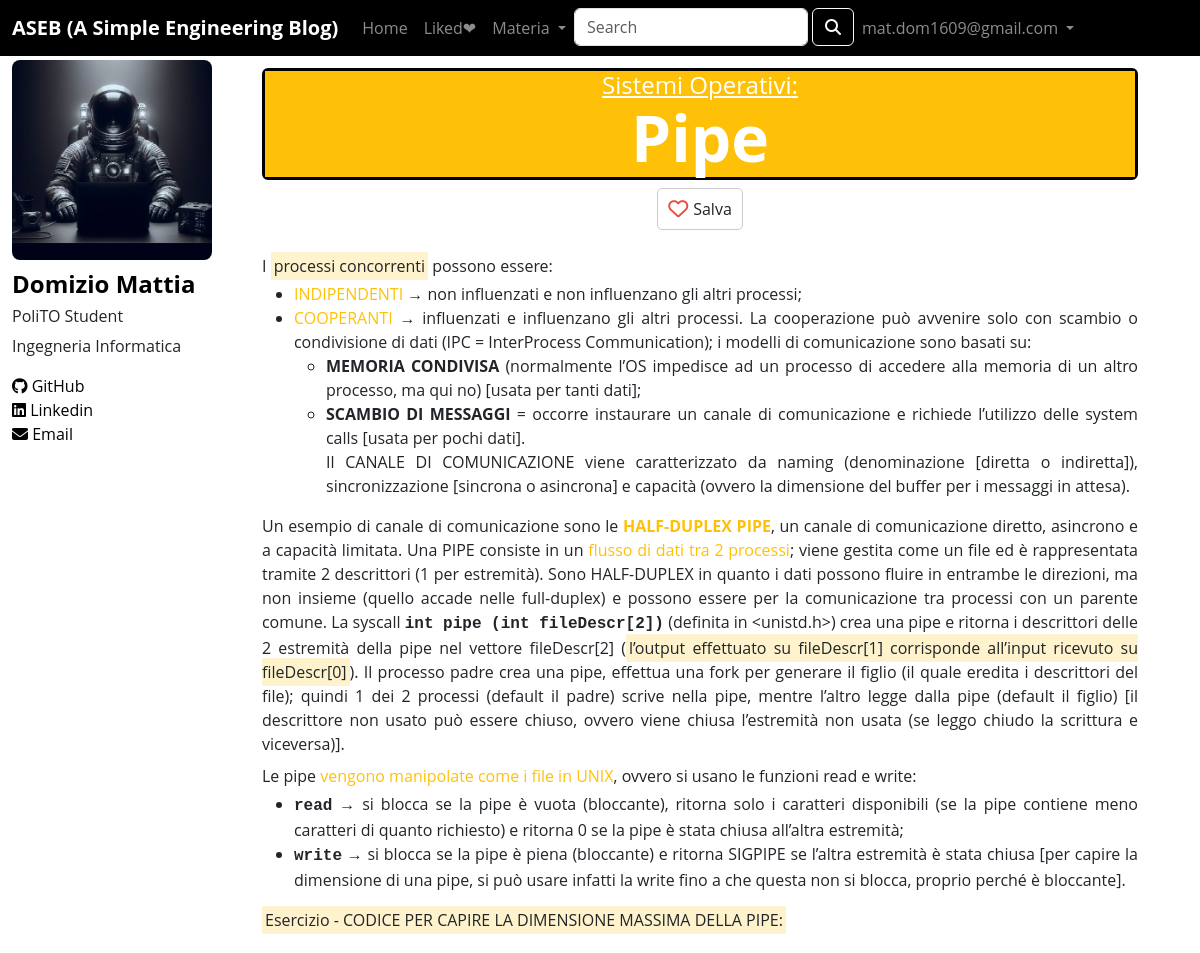
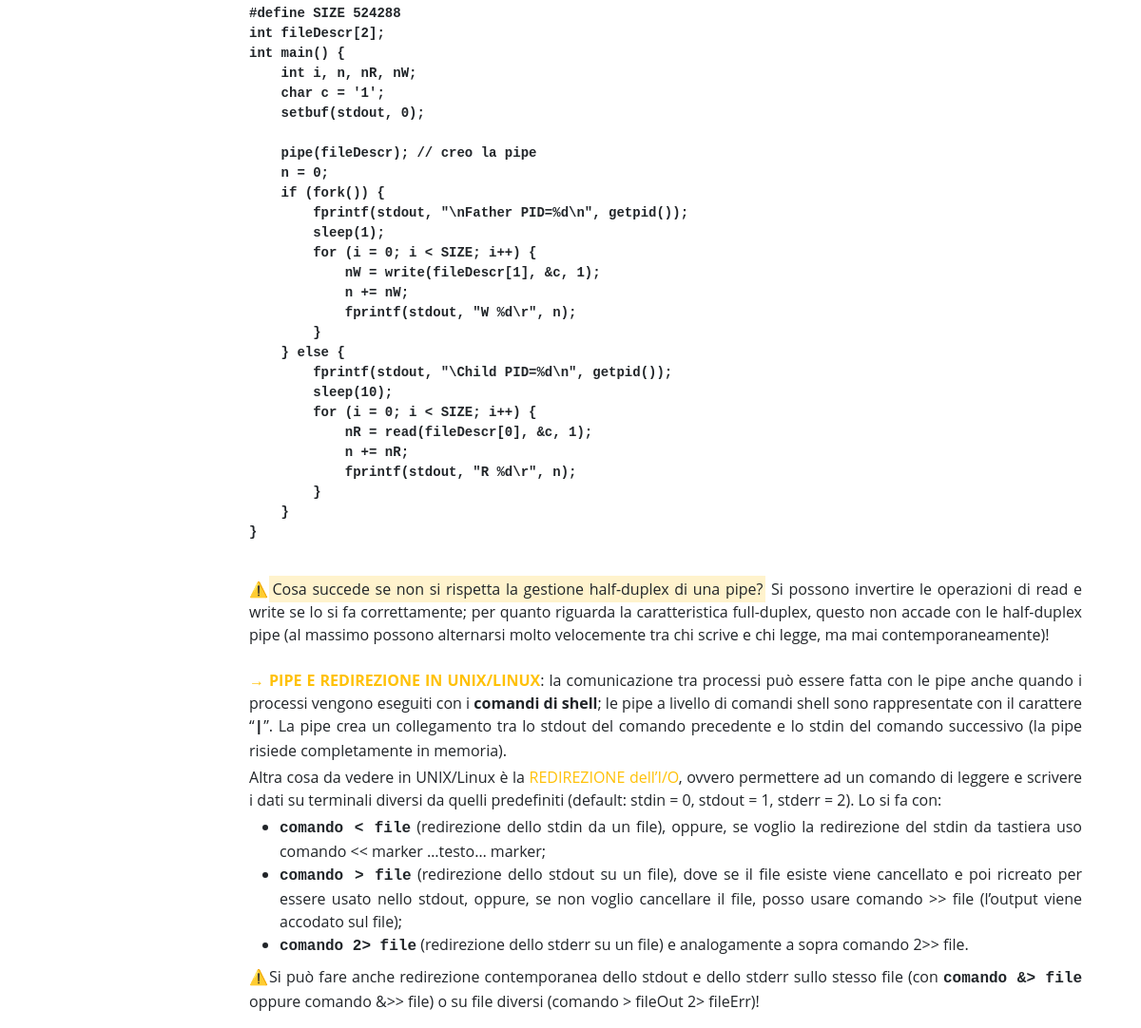
Screenshot of /posts/17 (signed in) with the database file from the repository (2 pictures, top to bottom).
### tables this page shows
CREATE TABLE "UTENTI" (
	"id"	INTEGER,
	"email"	TEXT NOT NULL,
	"password"	TEXT NOT NULL,
	PRIMARY KEY("id" AUTOINCREMENT),
	UNIQUE("email","password")
);

CREATE TABLE "POST" (
	"id"	INTEGER,
	"titolo"	TEXT NOT NULL,
	"materia"	TEXT NOT NULL,
	"like"	INTEGER,
	"html"	TEXT NOT NULL,
	PRIMARY KEY("id" AUTOINCREMENT)
);

### app.py (the view)
@app.route('/posts/<int:id>')
def post_html(id):
    post = dao.get_post(id)
    users_like = dao.get_users_likes(id)
    return render_template('articoli/' + post['html'], post=post, users=users_like)

### app.py (called while the page is built)
@login_manager.user_loader
def load_user(user_id):
    utente = dao.get_user_by_id(user_id)
    if utente is not None:
        user = User(id=utente['id'], email=utente['email'], password=utente['password'])
    else:
        user = None
    return user

### dao.py (called while the page is built)
def get_user_by_id(id):
    conn = sqlite3.connect(DATABASE_PATH)
    conn.row_factory = sqlite3.Row
    cursor = conn.cursor()
    sql = 'SELECT * FROM UTENTI WHERE id = ?'
    cursor.execute(sql, (id,))
    user = cursor.fetchone()
    cursor.close()
    conn.close()
    return user

def get_post(id):
    conn = sqlite3.connect(DATABASE_PATH)
    conn.row_factory = sqlite3.Row
    cursor = conn.cursor()
    sql = 'SELECT * FROM POST WHERE POST.id = ?'
    cursor.execute(sql, (id,))
    post = cursor.fetchone()
    cursor.close()
    conn.close()
    return post

def get_users_likes(id):
    conn = sqlite3.connect(DATABASE_PATH)
    cursor = conn.cursor()
    sql = 'SELECT id_utente FROM LIKES WHERE id_post = ?'
    cursor.execute(sql, (id,))
    users_like = cursor.fetchall()
    cursor.close()
    conn.close()
    return users_like

### templates/articoli/Pipe.html
{% extends "single.html" %}
{% block articolo %}
<div class="testo-articolo">
    <p class="mb-1">I <mark>processi concorrenti</mark> possono essere:</p>
    <ul>
        <li><span class="text-warning">INDIPENDENTI</span> → non influenzati e non influenzano gli altri processi;</li>
        <li><span class="text-warning">COOPERANTI</span> → influenzati e influenzano gli altri processi. La cooperazione può avvenire solo con scambio o condivisione di dati (IPC = InterProcess Communication); i modelli di comunicazione sono basati su:
            <ul class="livello2">
                <li><strong>MEMORIA CONDIVISA</strong> (normalmente l’OS impedisce ad un processo di accedere alla memoria di un altro processo, ma qui no) [usata per tanti dati];</li>
                <li><strong>SCAMBIO DI MESSAGGI</strong> = occorre instaurare un canale di comunicazione e richiede l’utilizzo delle system calls [usata per  pochi dati].
                    <p>Il CANALE DI COMUNICAZIONE viene caratterizzato da naming (denominazione [diretta o indiretta]), sincronizzazione [sincrona o asincrona] e capacità (ovvero la dimensione del buffer per i messaggi in attesa).</p>
                </li>
            </ul>
        </li>
    </ul>
    <p class="mb-2">Un esempio di canale di comunicazione sono le <strong class="text-warning">HALF-DUPLEX PIPE</strong>, un canale di comunicazione diretto, asincrono e a capacità limitata. Una PIPE consiste in un <span class="text-warning">flusso di dati tra 2 processi</span>; viene gestita come un file ed è rappresentata tramite 2 descrittori (1 per estremità). Sono HALF-DUPLEX in quanto i dati possono fluire in entrambe le direzioni, ma non insieme (quello accade nelle full-duplex) e possono essere per la comunicazione tra processi con un parente comune. La syscall <strong class="consolas">int pipe (int fileDescr[2])</strong> (definita in &lt;unistd.h>) crea una pipe e ritorna i descrittori delle 2 estremità della pipe nel vettore fileDescr[2] (<mark>l’output effettuato su fileDescr[1] corrisponde all’input ricevuto su fileDescr[0]</mark>). Il processo padre crea una pipe, effettua una fork per generare il figlio (il quale eredita i descrittori del file); quindi 1 dei 2 processi (default il padre) scrive nella pipe, mentre l’altro legge dalla pipe (default il figlio) [il descrittore non usato può essere chiuso, ovvero viene chiusa l’estremità non usata (se leggo chiudo la scrittura e viceversa)].</p>
    <p class="mb-1">Le pipe <span class="text-warning">vengono manipolate come i file in UNIX</span>, ovvero si usano le funzioni read e write:</p>
    <ul>
        <li><strong class="consolas">read</strong> → si blocca se la pipe è vuota (bloccante), ritorna solo i caratteri disponibili (se la pipe contiene meno caratteri di quanto richiesto) e ritorna 0 se la pipe è stata chiusa all’altra estremità;</li>
        <li><strong class="consolas">write</strong> → si blocca se la pipe è piena (bloccante) e ritorna SIGPIPE se l’altra estremità è stata chiusa [per capire la dimensione di una pipe, si può usare infatti la write fino a che questa non si blocca, proprio perché è bloccante].</li>
    </ul>
    <p class="mb-1"><mark>Esercizio - CODICE PER CAPIRE LA DIMENSIONE MASSIMA DELLA PIPE:</mark></p>
    <pre><strong class="consolas">
#define SIZE 524288
int fileDescr[2];
int main() {
    int i, n, nR, nW;
    char c = '1';
    setbuf(stdout, 0);
    pipe(fileDescr); // creo la pipe
    n = 0;
    if (fork()) {
        fprintf(stdout, "\nFather PID=%d\n", getpid());
        sleep(1);
        for (i = 0; i < SIZE; i++) {
            nW = write(fileDescr[1], &c, 1);
            n += nW;
            fprintf(stdout, "W %d\r", n);
        }
    } else {
        fprintf(stdout, "\Child PID=%d\n", getpid());
        sleep(10);
        for (i = 0; i < SIZE; i++) {
            nR = read(fileDescr[0], &c, 1);
            n += nR;
            fprintf(stdout, "R %d\r", n);
        }
    }
}
    </strong></pre>
    <p class="mb-4">⚠️<mark>Cosa succede se non si rispetta la gestione half-duplex di una pipe?</mark> Si possono invertire le operazioni di read e write se lo si fa correttamente; per quanto riguarda la caratteristica full-duplex, questo non accade con le half-duplex pipe (al massimo possono alternarsi molto velocemente tra chi scrive e chi legge, ma mai contemporaneamente)!</p>
    <p class="mb-1"><strong class="text-warning">→ PIPE E REDIREZIONE IN UNIX/LINUX</strong>: la comunicazione tra processi può essere fatta con le pipe anche quando i processi vengono eseguiti con i<strong> comandi di shell</strong>; le pipe a livello di comandi shell sono rappresentate con il carattere “<strong class="consolas">|</strong>”. La pipe crea un collegamento tra lo stdout del comando precedente e lo stdin del comando successivo (la pipe risiede completamente in memoria).</p>
    <p class="mb-1">Altra cosa da vedere in UNIX/Linux è la <span class="text-warning">REDIREZIONE dell’I/O</span>, ovvero permettere ad un comando di leggere e scrivere i dati su terminali diversi da quelli predefiniti (default: stdin = 0, stdout = 1, stderr = 2). Lo si fa con:</p>
    <ul class="mb-2">
        <li><strong class="consolas">comando &lt; file</strong> (redirezione dello stdin da un file), oppure, se voglio la redirezione del stdin da tastiera uso comando &lt;&lt; marker …testo… marker;</li>
        <li><strong class="consolas">comando > file</strong> (redirezione dello stdout su un file), dove se il file esiste viene cancellato e poi ricreato per essere usato nello stdout, oppure, se non voglio cancellare il file, posso usare comando >> file (l’output viene accodato sul file);</li>
        <li><strong class="consolas">comando 2> file</strong> (redirezione dello stderr su un file) e analogamente a sopra comando 2>> file.</li>
    </ul>
    <p>⚠️Si può fare anche redirezione contemporanea dello stdout e dello stderr sullo stesso file (con <strong class="consolas">comando &> file</strong> oppure comando &>> file) o su file diversi (comando > fileOut 2> fileErr)!</p>
</div>
{% endblock %}

### templates/single.html (shortened to what this page needs)
{% extends "base.html" %}
{% block content %}
<div class="contenitore-header-post border border-3 border-black mt-2">
<h4 class="mb-0 materia_post_singolo col-12 text-center text-decoration-underline {% if post.materia == 'Reti di Calcolatori' %}text-white bg-primary {% elif post.materia == 'Basi di Dati' %}text-white bg-primary {% elif post.materia == 'Informatica-Python' %}text-white bg-primary {% elif post.materia == 'Teoria dei Segnali' %}text-white bg-danger {% elif post.materia == 'Algebra Lineare' %}text-white bg-danger {% elif post.materia == 'Analisi I' %}text-white bg-danger {% elif post.materia == 'Analisi II' %}text-white bg-danger {% elif post.materia == 'Metodi Matematici' %}text-white bg-danger {% elif post.materia == 'Calcolatori Elettronici' %}text-white bg-success {% elif post.materia == 'Fisica II' %}text-white bg-success {% elif post.materia == 'Fisica I' %}text-white bg-success {% elif post.materia == 'Chimica' %}text-white bg-success {% elif post.materia == 'Sistemi Operativi' %}text-white bg-warning {% elif post.materia == 'Algoritmi e Strutture Dati' %}text-white bg-warning {% elif post.materia == 'Introduzione al Web' %}text-white bg-warning {% elif post.materia == 'Tecniche di Programmazione-C' %}text-white bg-warning {% endif %}">{{post.materia}}:</h4>
<h1 class="mb-0 titolo_post_singolo col-12 text-center {% if post.materia == 'Reti di Calcolatori' %}text-white bg-primary {% elif post.materia == 'Basi di Dati' %}text-white bg-primary {% elif post.materia == 'Informatica-Python' %}text-white bg-primary {% elif post.materia == 'Teoria dei Segnali' %}text-white bg-danger {% elif post.materia == 'Algebra Lineare' %}text-white bg-danger {% elif post.materia == 'Analisi I' %}text-white bg-danger {% elif post.materia == 'Analisi II' %}text-white bg-danger {% elif post.materia == 'Metodi Matematici' %}text-white bg-danger {% elif post.materia == 'Calcolatori Elettronici' %}text-white bg-success {% elif post.materia == 'Fisica II' %}text-white bg-success {% elif post.materia == 'Fisica I' %}text-white bg-success {% elif post.materia == 'Chimica' %}text-white bg-success {% elif post.materia == 'Sistemi Operativi' %}text-white bg-warning {% elif post.materia == 'Algoritmi e Strutture Dati' %}text-white bg-warning {% elif post.materia == 'Introduzione al Web' %}text-white bg-warning {% elif post.materia == 'Tecniche di Programmazione-C' %}text-white bg-warning {% endif %}"><strong>{{post.titolo}}</strong></h1>
</div>
<div class="d-flex justify-content-center mt-2 mb-0">
  {% if current_user.is_authenticated %}
    {% if current_user.id not in users|map(attribute=0) %}
      <a class="like-button-pre" onclick="" href="{{ url_for('new_like', post_id=post.id, user_id=current_user.id) }}">
        <span class="heart-icon"><i class="far fa-heart"></i></span><span class="like-count text-dark" id="like-count">Salva</span>
    </a>
    {% else %}
      <a class="like-button-post" onclick="" href="{{ url_for('remove_like', post_id=post.id, user_id=current_user.id) }}">
        <span class="heart-icon"><i class="fas fa-heart"></i></span><span class="like-count text-white" id="like-count">Salvato</span>
      </a>
    {% endif %}
  {% else %}
    <a class="like-button-pre" onclick="" href="{{ url_for('no_authenticated')}}">
      <span class="heart-icon"><i class="far fa-heart"></i></span><span class="like-count text-dark" id="like-count">Salva</span>
    </a>
  {% endif %}
</div>
{% block articolo %}{% endblock %}
{% endblock %}

### templates/base.html (shortened to what this page needs)
<!DOCTYPE html>
<html lang="en">
    <head>
        <link href="https://cdn.jsdelivr.net/npm/bootstrap@5.3.2/dist/css/bootstrap.min.css" rel="stylesheet">
        <link rel="stylesheet" type="text/css" href="{{url_for('static', filename='style.css')}}">
        <link rel="stylesheet" href="https://cdnjs.cloudflare.com/ajax/libs/font-awesome/5.15.3/css/all.min.css">
    </head>
    <body class="total-page">
        <header>
            <nav class="navbar fixed-top navbar-dark navbar-expand-lg bg-black">
                <div class="container-fluid">
                  <span class="navbar-brand mb-0 h1"><strong>ASEB (A Simple Engineering Blog)</strong></span>
                  <div class="collapse navbar-collapse" id="navbarSupportedContent">
                    <ul class="navbar-nav me-auto mb-2 mb-lg-0">
                      <li class="nav-item">
                        <a class="nav-link {%block home_active%}{%endblock%}" aria-current="page" href="/">Home</a>
                      </li>
                      {% if current_user.is_authenticated %}
                        <li class="nav-item">
                          <a class="nav-link {% block liked_posts_active %}{% endblock %} nowrap" href="{{ url_for('liked_posts') }}">Liked❤</a>
                        </li>
                      {% endif %}
                      <li class="nav-item">
                        <div class="dropdown">
                            <a class="nav-link dropdown-toggle" href="#" role="button" id="dropdownMenuButton" data-bs-toggle="dropdown" aria-haspopup="true" aria-expanded="false">
                                Materia
                            </a>
                        </div>
                      </li>
                      <li class="nav-item">
                        <form class="d-flex" action="{{ url_for('search') }}" method="GET">
                          <input class="form-control me-1" type="search" placeholder="Search" aria-label="Search" name="query">
                          <button class="btn btn-outline-light" type="submit"><i class="fas fa-search"></i></button>
                      </form>
                      </li>
                      {% if current_user.is_authenticated %}
                        <li class="nav-item dropdown">
                          <a class="nav-link dropdown-toggle" href="#" role="button" data-bs-toggle="dropdown" aria-expanded="false">
                            {{current_user.email}}
                          </a>
                        </li>
                      {% endif %}
                    </ul>
                  </div>
                </div>
              </nav>
        </header>
        <div class="container-fluid under-nav">
          <div class="row">
              <aside class="col-lg-3 col-12">
                <img class="developer-img img-fluid" src="{{url_for('static', filename='developer.jpg')}}" alt="developer-img">
                <h4 class="whoami developer-txt"><strong>Domizio Mattia</strong></h4>
                <div class="link-wrapper-mobile" id="link-wrapper-mobile">
                    <h6 class="developer-txt">PoliTO Student</h6>
                    <p class="developer-txt">Ingegneria Informatica</p>
                    <div class="row wrapper-2">
                      <a href="https://github.com/Koisuji02" class="col-lg-12 col-4" rel="me"><i class="fa-brands fa-github"></i>&nbsp;GitHub</a>
                      <a href="https://www.linkedin.com/in/mattia-domizio-7a07b628b/" class="col-lg-12 col-4" rel="me"><i class="fa-brands fa-linkedin"></i>&nbsp;Linkedin</a>
                      <a href="mailto:mat.dom1609job@gmail.com" class="col-lg-12 col-3" rel="me"><i class="fas fa-envelope"></i>&nbsp;Email</a>
                    </div>
                </div>
              </aside>
              <main class="col-lg-9 col-12">
                  {% block content %}{% endblock %}
              </main>
          </div>
        </div>
    </body>
</html>

### static/style.css (style rules this page uses)
.under-nav { margin-top: 60px; }
img { max-width: 100%; }
.total-page { font-family: 'Open Sans', sans-serif; }
#link-wrapper-mobile a { color:black; text-decoration:none; cursor: pointer; }
.whoami { color: black; }
.developer-img { -webkit-border-radius: 8px; -moz-border-radius: 8px; border-radius: 8px; margin-bottom: 10px; max-width: 200px; }
aside { position: fixed; }
@media (min-width: 992px) { .developer-img { display: block; } }
@media (min-width: 992px) { .developer-txt { display: block; } }
@media (min-width: 992px) { main { margin-left: 250px; } }
.like-button-pre { display: inline-block; background-color: #fff; border: 1px solid #ccc; padding: 5px 10px; border-radius: 5px; cursor: pointer; }
.heart-icon { display: inline-block; font-size: 20px; color: #e74c3c; margin-right: 5px; vertical-align: middle; }
.like-count { display: inline-block; vertical-align: middle; }
.titolo_post_singolo { font-size:4rem; }
.nowrap { white-space: nowrap; }
ul.livello2 { list-style-type: circle; }
ul.livello2 li:before { content: none; }
.testo-articolo { margin-top: 1.5rem; text-align: justify; }
.contenitore-header-post { border-radius: 6px; }
.consolas { font-family: Consolas, Monaco, 'Andale Mono', 'Ubuntu Mono', monospace; }

### rows the page displays
UTENTI: email "mat.dom1609@gmail.com"
POST: materia "Sistemi Operativi", titolo "Pipe"
